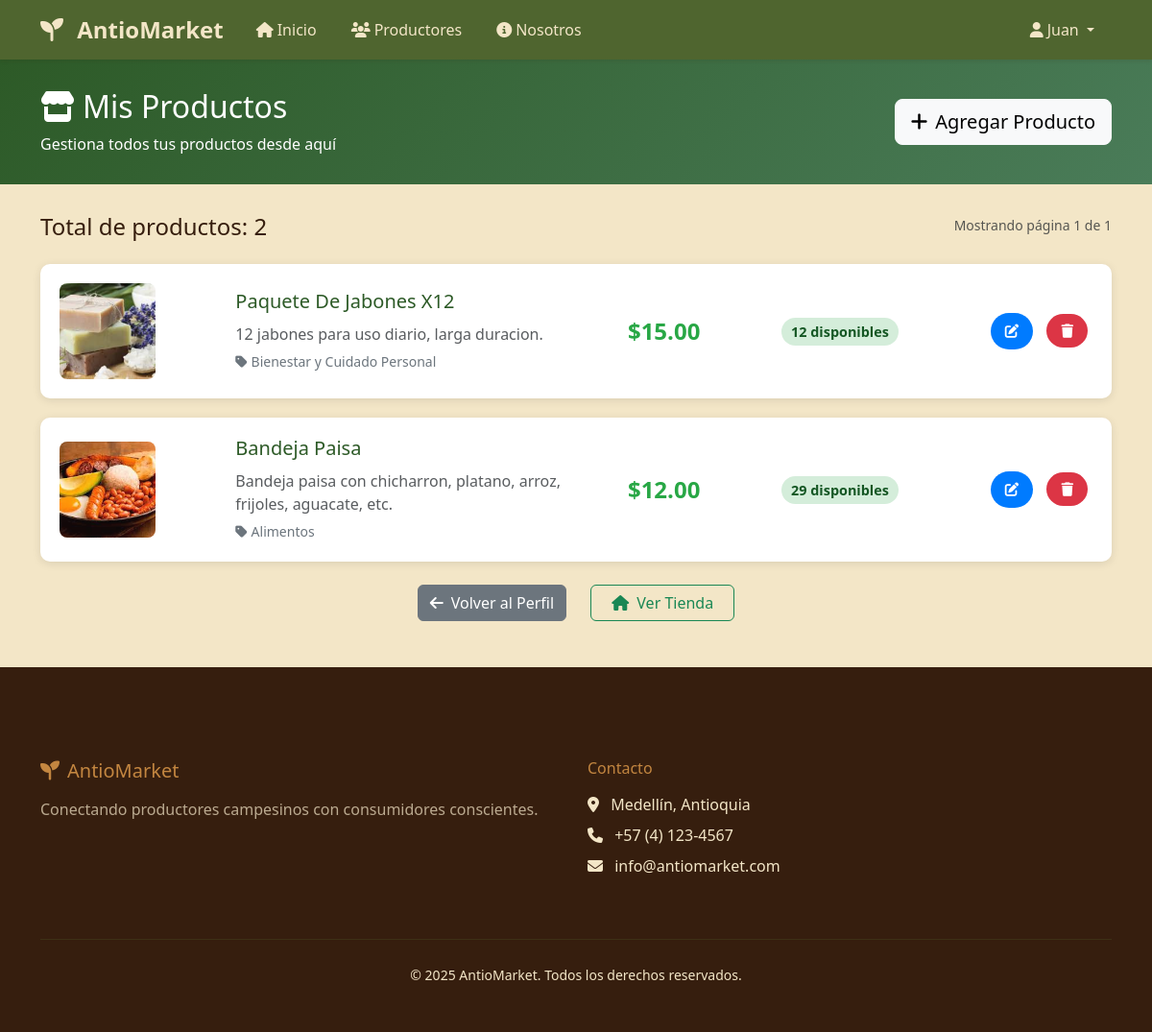
/mis-productos/ (signed in), run on an earlier commit of the app's database.
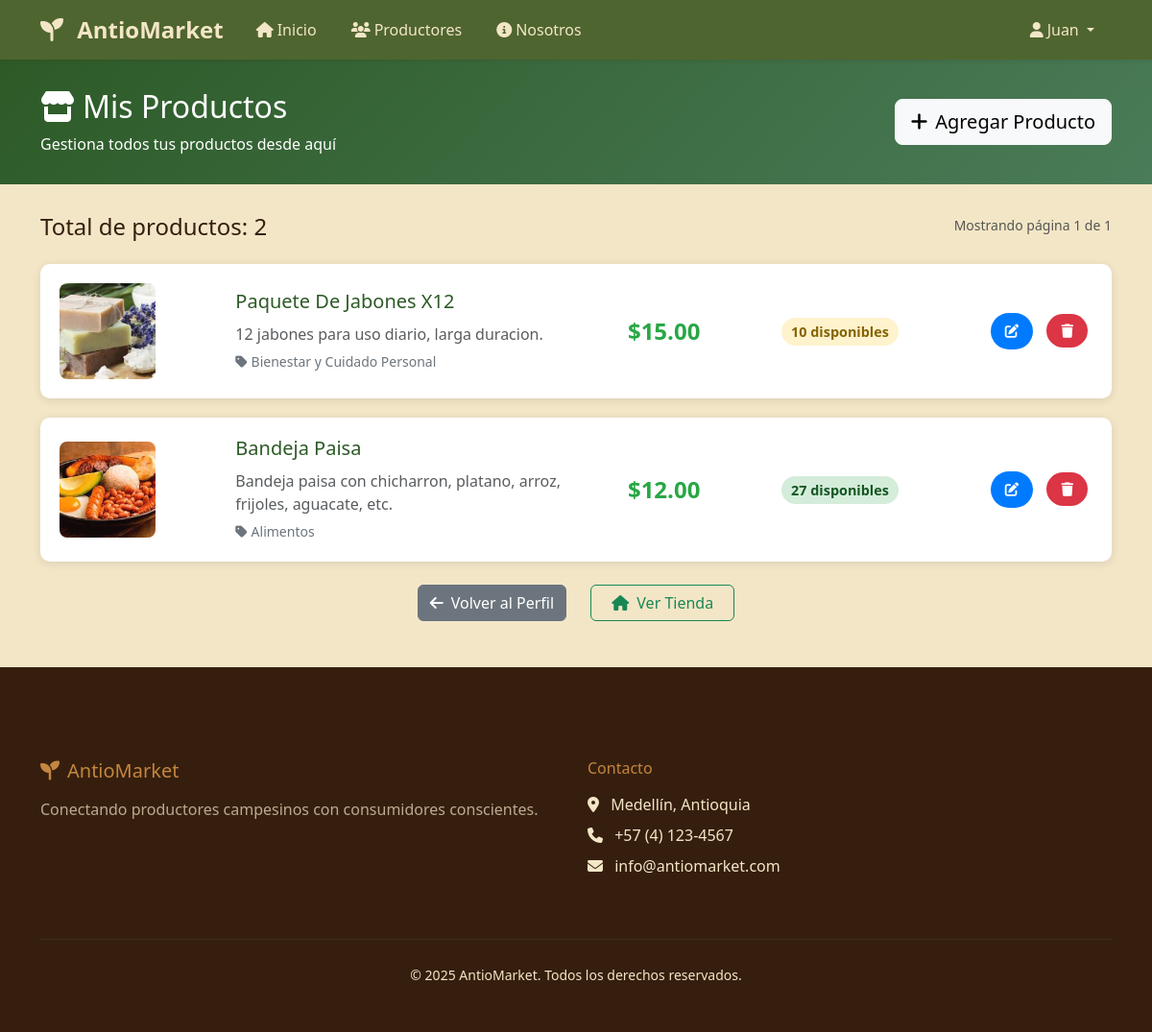
And on a later commit of the database.
### productos/models.py (models this page shows, shortened)
class Producto(models.Model):
    vendedor = models.ForeignKey("cuentas.CuentaVendedor", on_delete=models.CASCADE)
    nombre = models.CharField(max_length=100)
    descripcion = models.TextField()
    precio = models.DecimalField(max_digits=10, decimal_places=2)
    stock = models.IntegerField()
    categoria = models.CharField(max_length=50)
    imagen = models.ImageField(upload_to='productos/', blank=True, null=True, default='default.jpg')

### productos/views.py (the view)
# urls.py: path('mis-productos/', views.MisProductosView.as_view(), name='mis_productos'),
class MisProductosView(LoginRequiredMixin, VendedorRequiredMixin, ListView):
    model = Producto
    template_name = 'productos/mis_productos.html'
    context_object_name = 'productos'
    paginate_by = 10
    def get_queryset(self):
        return Producto.objects.filter(
            vendedor=self.request.user.cuentavendedor
        ).order_by('-id')

### productos/views.py (called while the page is built)
    def test_func(self):
        return self.request.user.is_authenticated and self.request.user.is_vendedor

### productos/templates/productos/mis_productos.html (shortened to what this page needs)
{% extends 'base.html' %}
{% block extra_css %}
{% load static %}
<link rel="stylesheet" href="{% static 'css/home.css' %}">
<link rel="stylesheet" href="{% static 'cuentas/css/perfiles.css' %}">
{% endblock %}
{% block content %}
<div class="productos-header">
    <div class="container">
        <div class="row align-items-center">
            <div class="col-md-8">
                <h2><i class="fas fa-store me-2"></i>Mis Productos</h2>
                <p class="mb-0">Gestiona todos tus productos desde aquí</p>
            </div>
            <div class="col-md-4 text-end">
                <a href="{% url 'productos:crear_producto' %}" class="btn btn-light btn-lg">
                    <i class="fas fa-plus me-2"></i>Agregar Producto
                </a>
            </div>
        </div>
    </div>
</div>
<div class="container">
    {% if productos %}
        <div class="row mb-3">
            <div class="col-md-6">
                <h4>Total de productos: {{ productos|length }}</h4>
            </div>
            <div class="col-md-6 text-end">
                <small class="text-muted">Mostrando página {{ page_obj.number }} de {{ page_obj.paginator.num_pages }}</small>
            </div>
        </div>
        {% for producto in productos %}
        <div class="producto-item">
            <div class="row align-items-center">
                <div class="col-md-2">
                    {% if producto.imagen %}
                        <img src="{{ producto.imagen.url }}" alt="{{ producto.nombre }}" class="producto-imagen">
                    {% else %}
                        <div class="producto-imagen bg-light d-flex align-items-center justify-content-center">
                            <i class="fas fa-image text-muted"></i>
                        </div>
                    {% endif %}
                </div>
                <div class="col-md-4 producto-info">
                    <h5>{{ producto.nombre }}</h5>
                    <p class="text-muted mb-1">{{ producto.descripcion|truncatewords:15 }}</p>
                    <small class="text-secondary">
                        <i class="fas fa-tag me-1"></i>{{ producto.categoria }}
                    </small>
                </div>
                <div class="col-md-2 text-center">
                    <div class="producto-precio">${{ producto.precio }}</div>
                </div>
                <div class="col-md-2 text-center">
                    {% if producto.stock > 10 %}
                        <span class="producto-stock stock-disponible">{{ producto.stock }} disponibles</span>
                    {% elif producto.stock > 0 %}
                        <span class="producto-stock stock-bajo">{{ producto.stock }} disponibles</span>
                    {% else %}
                        <span class="producto-stock stock-agotado">Agotado</span>
                    {% endif %}
                </div>
                <div class="col-md-2 text-end">
                    <a href="{% url 'productos:editar_producto' producto.pk %}" class="btn-accion btn-editar" title="Editar">
                        <i class="fas fa-edit"></i>
                    </a>
                    <a href="{% url 'productos:eliminar_producto' producto.pk %}" class="btn-accion btn-eliminar" title="Eliminar">
                        <i class="fas fa-trash"></i>
                    </a>
                </div>
            </div>
        </div>
        {% endfor %}
    {% endif %}
    <div class="text-center mt-4 mb-5">
        <a href="{% url 'cuentas:perfil_vendedor' %}" class="btn btn-secondary me-3">
            <i class="fas fa-arrow-left me-2"></i>Volver al Perfil
        </a>
        <a href="{% url 'productos:home' %}" class="btn btn-outline-success">
            <i class="fas fa-home me-2"></i>Ver Tienda
        </a>
    </div>
</div>
{% endblock %}

What changed in the data, as far as the page shows it:
changed Producto "Paquete De Jabones X12": stock "12" → "10"
changed Producto "Bandeja Paisa": stock "29" → "27"
